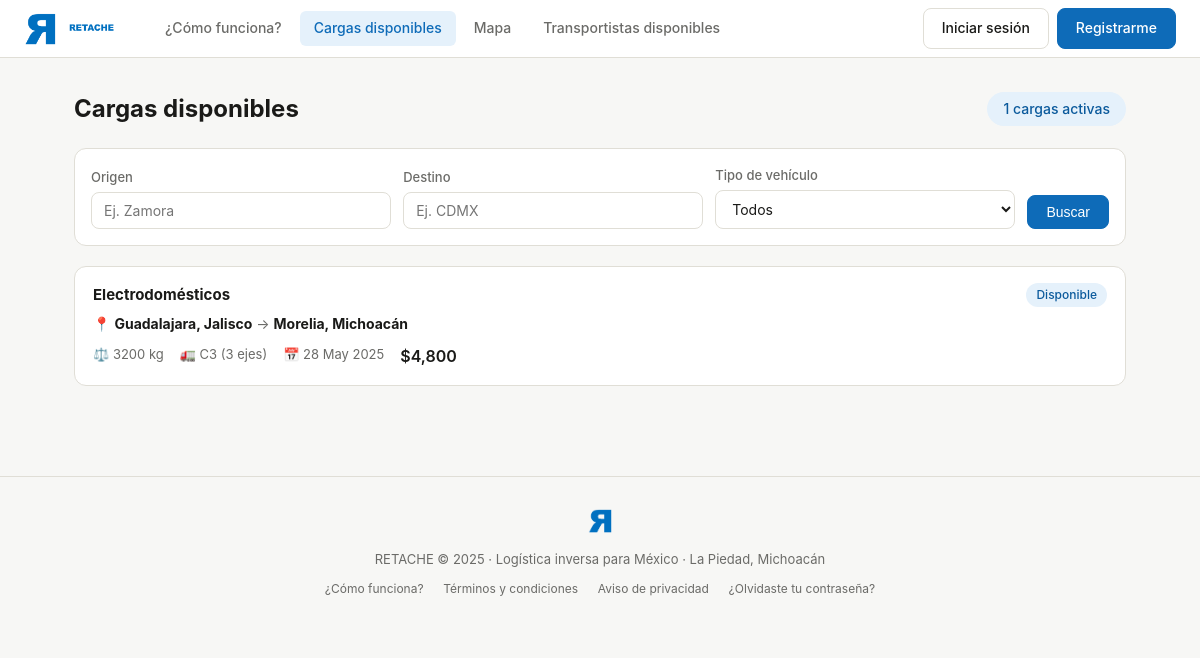
Page /cargas on the committed database.
### models.py (models this page shows)
class Carga(Base):
    __tablename__ = "cargas"
    id = Column(Integer, primary_key=True, index=True)
    empresa_id = Column(Integer, ForeignKey("empresas.id"), nullable=False)
    transportista_id = Column(Integer, ForeignKey("transportistas.id"), nullable=True)
    titulo = Column(String(150), nullable=False)
    descripcion = Column(Text, nullable=True)
    tipo_mercancia = Column(String(100), nullable=False)
    peso_kg = Column(Float, nullable=False)
    volumen_m3 = Column(Float, nullable=True)
    requiere_refrigeracion = Column(Boolean, default=False)
    mercancia_peligrosa = Column(Boolean, default=False)
    origen_ciudad = Column(String(100), nullable=False)
    origen_estado = Column(String(50), nullable=False)
    origen_lat = Column(Float, nullable=True)
    origen_lng = Column(Float, nullable=True)
    destino_ciudad = Column(String(100), nullable=False)
    destino_estado = Column(String(50), nullable=False)
    destino_lat = Column(Float, nullable=True)
    destino_lng = Column(Float, nullable=True)
    fecha_recoleccion = Column(DateTime, nullable=False)
    fecha_entrega_estimada = Column(DateTime, nullable=True)
    tipo_vehiculo_requerido = Column(String(30), nullable=True)
    precio_ofrecido_mxn = Column(Float, nullable=False)
    precio_negociable = Column(Boolean, default=True)
    estado = Column(String(30), default=EstadoCarga.disponible)
    fecha_publicacion = Column(DateTime, server_default=func.now())
    fecha_asignacion = Column(DateTime, nullable=True)
    fecha_completada = Column(DateTime, nullable=True)
    carta_porte_generada = Column(Boolean, default=False)
    carta_porte_uuid = Column(String(100), nullable=True)
    carta_porte_xml = Column(Text, nullable=True)
    empresa = relationship("Empresa", back_populates="cargas_publicadas")
    transportista = relationship("Transportista", back_populates="cargas")
    mensajes = relationship("Mensaje", back_populates="carga")
    resenas = relationship("Resena", back_populates="carga")

### main.py (the view)
@app.get("/cargas", response_class=HTMLResponse)
async def lista_cargas(
    request: Request,
    origen: str = "",
    destino: str = "",
    tipo_vehiculo: str = "",
    db: Session = Depends(get_db),
):
    query = db.query(Carga).filter(Carga.estado == EstadoCarga.disponible)
    if origen:
        query = query.filter(Carga.origen_ciudad.ilike(f"%{origen}%"))
    if destino:
        query = query.filter(Carga.destino_ciudad.ilike(f"%{destino}%"))
    if tipo_vehiculo:
        query = query.filter(Carga.tipo_vehiculo_requerido == tipo_vehiculo)
    cargas = query.order_by(Carga.fecha_publicacion.desc()).all()
    return templates.TemplateResponse("cargas.html", contexto(request, db,
        cargas=cargas,
        filtro_origen=origen,
        filtro_destino=destino,
        filtro_vehiculo=tipo_vehiculo,
    ))

### templates/cargas.html (shortened to what this page needs)
{% extends "base.html" %}
{% block content %}
<div style="display:flex; justify-content:space-between; align-items:center; margin-bottom:20px; flex-wrap:wrap; gap:12px;">
  <h1 style="font-size:24px; font-weight:700;">Cargas disponibles</h1>
  <span class="badge badge-verde" style="font-size:14px; padding:6px 16px;">{{ cargas | length }} cargas activas</span>
</div>
<form method="GET" action="/cargas" style="background:#fff; border:1px solid var(--gris-borde); border-radius:12px; padding:16px; margin-bottom:20px; display:flex; gap:12px; flex-wrap:wrap; align-items:flex-end;">
  <div class="form-group" style="margin:0; flex:1; min-width:140px;">
    <label>Origen</label>
    <input type="text" name="origen" value="{{ filtro_origen }}" placeholder="Ej. Zamora">
  </div>
  <div class="form-group" style="margin:0; flex:1; min-width:140px;">
    <label>Destino</label>
    <input type="text" name="destino" value="{{ filtro_destino }}" placeholder="Ej. CDMX">
  </div>
  <div class="form-group" style="margin:0; flex:1; min-width:160px;">
    <label>Tipo de vehículo</label>
    <select name="tipo_vehiculo">
      <option value="">Todos</option>
    </select>
  </div>
  <button type="submit" class="btn btn-primary">Buscar</button>
</form>
{% for carga in cargas %}
<a href="/cargas/{{ carga.id }}" style="text-decoration:none; display:block;">
  <div class="carga-card">
    <div style="display:flex; justify-content:space-between; margin-bottom:6px;">
      <strong style="color:var(--texto);">{{ carga.tipo_mercancia }}</strong>
      <span class="badge badge-verde">Disponible</span>
    </div>
    <div style="font-size:14px; color:var(--texto-suave); margin-bottom:8px;">📍 <strong style="color:var(--texto);">{{ carga.origen_ciudad }}, {{ carga.origen_estado }}</strong> → <strong style="color:var(--texto);">{{ carga.destino_ciudad }}, {{ carga.destino_estado }}</strong></div>
    <div class="carga-meta">
      <span>⚖️ {{ carga.peso_kg | int }} kg</span>
      <span>🚛 {{ carga.tipo_vehiculo_requerido or 'Cualquier tipo' }}</span>
      <span>📅 {{ carga.fecha_recoleccion.strftime('%d %b %Y') }}</span>
      <span class="carga-precio">${{ "{:,.0f}".format(carga.precio_ofrecido_mxn) }}{% if carga.precio_negociable %} <span style="font-size:12px; font-weight:400;">(negociable)</span>{% endif %}</span>
    </div>
  </div>
</a>
{% endfor %}
{% endblock %}

### templates/base.html (style rules this page uses)
*, *::before, *::after { box-sizing: border-box; margin: 0; padding: 0; }
:root { --verde: #0E6BB8; --verde-claro: #1481D9; --verde-bg: #E5F1FB; --gris-bg: #F7F7F5; --gris-borde: #E0DED6; --texto: #1A1A18; --texto-suave: #6B6B68; --amber: #BA7517; --amber-bg: #FAEEDA; --rojo-bg: #FCEBEB; --rojo: #A32D2D; --azul: #0E6BB8; --azul-bg: #E5F1FB; }
body { font-family: -apple-system, BlinkMacSystemFont, 'Segoe UI', sans-serif; background: var(--gris-bg); color: var(--texto); font-size: 15px; line-height: 1.6; }
a { color: var(--verde); text-decoration: none; }
.btn { display: inline-flex; align-items: center; gap: 6px; padding: 8px 18px; border-radius: 8px; font-size: 14px; font-weight: 500; cursor: pointer; border: 1px solid var(--gris-borde); background: #fff; color: var(--texto); transition: all .15s; text-decoration: none; }
.btn-primary { background: var(--verde); color: #fff; border-color: var(--verde); }
.badge { display: inline-block; padding: 2px 10px; border-radius: 20px; font-size: 12px; font-weight: 500; }
.badge-verde { background: var(--verde-bg); color: #0B5A9C; }
label { display: block; font-size: 13px; color: var(--texto-suave); margin-bottom: 4px; font-weight: 500; }
input[type=text], input[type=email], input[type=password], input[type=number], input[type=tel], input[type=date], select, textarea { width: 100%; padding: 9px 12px; border: 1px solid var(--gris-borde); border-radius: 8px; font-size: 14px; color: var(--texto); background: #fff; outline: none; transition: border .15s; font-family: inherit; }
.form-group { margin-bottom: 14px; }
.carga-card { background: #fff; border: 1px solid var(--gris-borde); border-radius: 12px; padding: 16px 18px; margin-bottom: 10px; transition: border-color .15s, box-shadow .15s; cursor: pointer; }
.carga-meta { display: flex; gap: 16px; font-size: 13px; color: var(--texto-suave); margin-top: 8px; flex-wrap: wrap; }
.carga-precio { font-weight: 600; font-size: 16px; color: var(--texto); }

### rows in the picture
Carga: tipo_mercancia "Electrodomésticos", origen_ciudad "Guadalajara", origen_estado "Jalisco", destino_ciudad "Morelia", destino_estado "Michoacán", peso_kg "3200", tipo_vehiculo_requerido "C3 (3 ejes)", fecha_recoleccion "28 May 2025", precio_ofrecido_mxn "4,800"

### other values in the picture
{{ cargas | length }} "1"
